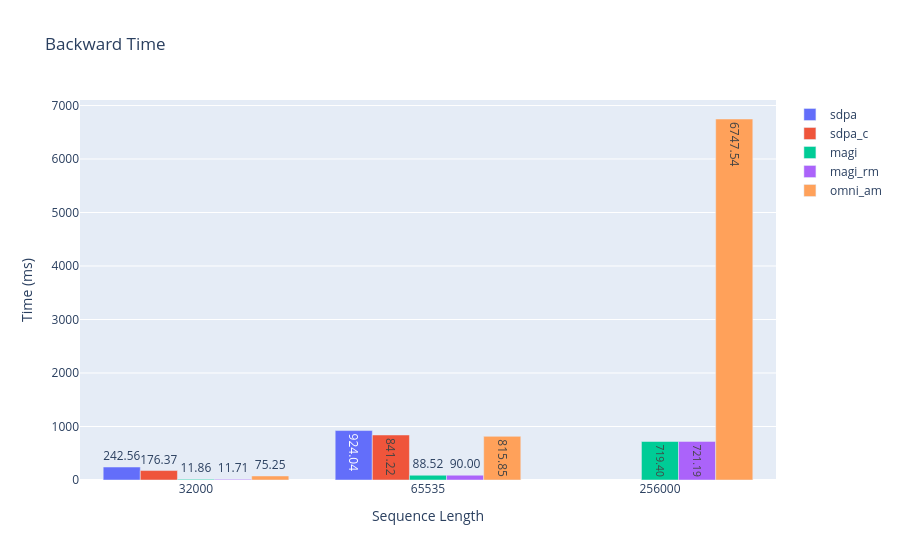

The notebook cell saved with this chart:
### Code cell
fig = go.Figure()

y = [bwd_times[k]["sdpa"] for k in bwd_times if "sdpa" in bwd_times[k]]
yt = [f"{yy:0.2f}" for yy in y if yy]
fig.add_trace(go.Bar(x=list(bwd_times.keys()), y=y, text=yt, name="sdpa", showlegend=True))

y = [bwd_times[k]["sdpa_c"] for k in bwd_times if "sdpa_c" in bwd_times[k]]
yt = [f"{yy:0.2f}" for yy in y if yy]
fig.add_trace(go.Bar(x=list(bwd_times.keys()), y=y, text=yt, name="sdpa_c", showlegend=True))

y = [bwd_times[k]["magi"] for k in bwd_times if "magi" in bwd_times[k]]
yt = [f"{yy:0.2f}" for yy in y if yy]
fig.add_trace(go.Bar(x=list(bwd_times.keys()), y=y, text=yt, name="magi", showlegend=True))

y = [bwd_times[k]["magi_rm"] for k in bwd_times if "magi_rm" in bwd_times[k]]
yt = [f"{yy:0.2f}" for yy in y if yy]
fig.add_trace(go.Bar(x=list(bwd_times.keys()), y=y, text=yt, name="magi_rm", showlegend=True))

y = [bwd_times[k]["omni_am"] for k in bwd_times if "omni_am" in bwd_times[k]]
yt = [f"{yy:0.2f}" for yy in y if yy]
fig.add_trace(go.Bar(x=list(bwd_times.keys()), y=y, text=yt, name="omni_am", showlegend=True))

fig.update_layout(title="Backward Time", xaxis_title="Sequence Length", yaxis_title="Time (ms)")
fig.show()

### Figure 1 — Plotly figure (JSON) as saved in the notebook; plotly's stock layout.template omitted (floating-point values rounded to 4 significant figures)
{"data": [{"name": "sdpa", "showlegend": true, "text": ["242.56", "924.04"], "type": "bar", "x": ["32000", "65535", "256000", "1024000"], "y": [242.6, 924.0, null]}, {"name": "sdpa_c", "showlegend": true, "text": ["176.37", "841.22"], "type": "bar", "x": ["32000", "65535", "256000", "1024000"], "y": [176.4, 841.2, null]}, {"name": "magi", "showlegend": true, "text": ["11.86", "88.52", "719.40"], "type": "bar", "x": ["32000", "65535", "256000", "1024000"], "y": [11.86, 88.52, 719.4]}, {"name": "magi_rm", "showlegend": true, "text": ["11.71", "90.00", "721.19"], "type": "bar", "x": ["32000", "65535", "256000", "1024000"], "y": [11.71, 90.0, 721.2]}, {"name": "omni_am", "showlegend": true, "text": ["75.25", "815.85", "6747.54"], "type": "bar", "x": ["32000", "65535", "256000", "1024000"], "y": [75.25, 815.8, 6748.0]}], "layout": {"title": {"text": "Backward Time"}, "xaxis": {"title": {"text": "Sequence Length"}}, "yaxis": {"title": {"text": "Time (ms)"}}}}
